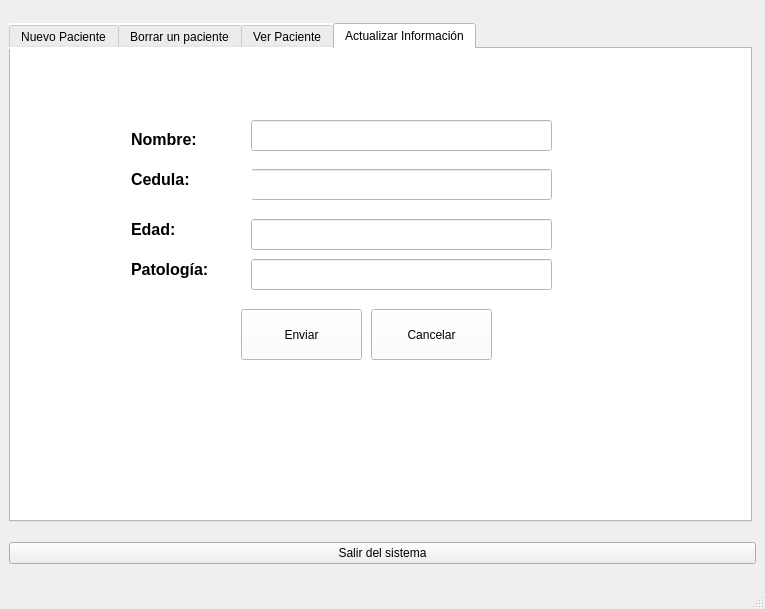
<?xml version="1.0" encoding="UTF-8"?>
<ui version="4.0">
 <class>MainWindow</class>
 <widget class="QMainWindow" name="MainWindow">
  <property name="geometry">
   <rect>
    <x>0</x>
    <y>0</y>
    <width>765</width>
    <height>609</height>
   </rect>
  </property>
  <property name="minimumSize">
   <size>
    <width>765</width>
    <height>609</height>
   </size>
  </property>
  <property name="maximumSize">
   <size>
    <width>765</width>
    <height>609</height>
   </size>
  </property>
  <property name="windowTitle">
   <string>MainWindow</string>
  </property>
  <widget class="QWidget" name="centralwidget">
   <layout class="QVBoxLayout" name="verticalLayout">
    <item>
     <widget class="QTabWidget" name="tabWidget">
      <property name="minimumSize">
       <size>
        <width>743</width>
        <height>499</height>
       </size>
      </property>
      <property name="maximumSize">
       <size>
        <width>743</width>
        <height>499</height>
       </size>
      </property>
      <property name="whatsThis">
       <string>&lt;html&gt;&lt;head/&gt;&lt;body&gt;&lt;p&gt;&lt;br/&gt;&lt;/p&gt;&lt;/body&gt;&lt;/html&gt;</string>
      </property>
      <property name="styleSheet">
       <string notr="true">font: 8pt &quot;MS Shell Dlg 2&quot;;
background-color: rgb(85, 170, 255);
background-color: rgb(0, 170, 255);
background-color: rgb(255, 255, 255);</string>
      </property>
      <property name="currentIndex">
       <number>3</number>
      </property>
      <property name="iconSize">
       <size>
        <width>40</width>
        <height>40</height>
       </size>
      </property>
      <widget class="QWidget" name="nuevoPaciente">
       <attribute name="icon">
        <iconset>
         <normaloff>nuevo.png</normaloff>nuevo.png</iconset>
       </attribute>
       <attribute name="title">
        <string>Nuevo Paciente</string>
       </attribute>
       <widget class="QLabel" name="label">
        <property name="geometry">
         <rect>
          <x>140</x>
          <y>100</y>
          <width>121</width>
          <height>41</height>
         </rect>
        </property>
        <property name="text">
         <string>&lt;html&gt;&lt;head/&gt;&lt;body&gt;&lt;p&gt;&lt;span style=&quot; font-size:12pt; font-weight:600;&quot;&gt;Nombre:&lt;/span&gt;&lt;/p&gt;&lt;/body&gt;&lt;/html&gt;</string>
        </property>
       </widget>
       <widget class="QLabel" name="label_2">
        <property name="geometry">
         <rect>
          <x>140</x>
          <y>140</y>
          <width>121</width>
          <height>41</height>
         </rect>
        </property>
        <property name="text">
         <string>&lt;html&gt;&lt;head/&gt;&lt;body&gt;&lt;p&gt;&lt;span style=&quot; font-size:12pt; font-weight:600;&quot;&gt;Cedula:&lt;/span&gt;&lt;/p&gt;&lt;/body&gt;&lt;/html&gt;</string>
        </property>
       </widget>
       <widget class="QLabel" name="label_3">
        <property name="geometry">
         <rect>
          <x>140</x>
          <y>190</y>
          <width>121</width>
          <height>41</height>
         </rect>
        </property>
        <property name="text">
         <string>&lt;html&gt;&lt;head/&gt;&lt;body&gt;&lt;p&gt;&lt;span style=&quot; font-size:12pt; font-weight:600;&quot;&gt;Edad:&lt;/span&gt;&lt;/p&gt;&lt;/body&gt;&lt;/html&gt;</string>
        </property>
       </widget>
       <widget class="QLabel" name="label_4">
        <property name="geometry">
         <rect>
          <x>140</x>
          <y>230</y>
          <width>121</width>
          <height>41</height>
         </rect>
        </property>
        <property name="text">
         <string>&lt;html&gt;&lt;head/&gt;&lt;body&gt;&lt;p&gt;&lt;span style=&quot; font-size:12pt; font-weight:600;&quot;&gt;Patología:&lt;/span&gt;&lt;/p&gt;&lt;/body&gt;&lt;/html&gt;</string>
        </property>
       </widget>
       <widget class="QLineEdit" name="campoNombre">
        <property name="geometry">
         <rect>
          <x>260</x>
          <y>101</y>
          <width>301</width>
          <height>31</height>
         </rect>
        </property>
       </widget>
       <widget class="QLineEdit" name="campoCC">
        <property name="geometry">
         <rect>
          <x>260</x>
          <y>150</y>
          <width>301</width>
          <height>31</height>
         </rect>
        </property>
       </widget>
       <widget class="QLineEdit" name="campoEdad">
        <property name="geometry">
         <rect>
          <x>260</x>
          <y>200</y>
          <width>301</width>
          <height>31</height>
         </rect>
        </property>
       </widget>
       <widget class="QLineEdit" name="campoPatologia">
        <property name="geometry">
         <rect>
          <x>260</x>
          <y>240</y>
          <width>301</width>
          <height>31</height>
         </rect>
        </property>
       </widget>
       <widget class="QPushButton" name="botonIngresar">
        <property name="geometry">
         <rect>
          <x>240</x>
          <y>330</y>
          <width>121</width>
          <height>51</height>
         </rect>
        </property>
        <property name="styleSheet">
         <string notr="true">font: 10pt &quot;MS Shell Dlg 2&quot;;</string>
        </property>
        <property name="text">
         <string>Enviar</string>
        </property>
        <property name="icon">
         <iconset>
          <normaloff>nuevo.png</normaloff>nuevo.png</iconset>
        </property>
        <property name="iconSize">
         <size>
          <width>40</width>
          <height>40</height>
         </size>
        </property>
       </widget>
       <widget class="QPushButton" name="pushButton_7">
        <property name="geometry">
         <rect>
          <x>370</x>
          <y>330</y>
          <width>141</width>
          <height>51</height>
         </rect>
        </property>
        <property name="styleSheet">
         <string notr="true">font: 10pt &quot;MS Shell Dlg 2&quot;;</string>
        </property>
        <property name="text">
         <string>Cancelar</string>
        </property>
        <property name="icon">
         <iconset>
          <normaloff>limpiar.png</normaloff>limpiar.png</iconset>
        </property>
        <property name="iconSize">
         <size>
          <width>40</width>
          <height>40</height>
         </size>
        </property>
       </widget>
       <widget class="QLabel" name="label_7">
        <property name="geometry">
         <rect>
          <x>140</x>
          <y>100</y>
          <width>121</width>
          <height>41</height>
         </rect>
        </property>
        <property name="text">
         <string>&lt;html&gt;&lt;head/&gt;&lt;body&gt;&lt;p&gt;&lt;span style=&quot; font-size:12pt; font-weight:600;&quot;&gt;Nombre:&lt;/span&gt;&lt;/p&gt;&lt;/body&gt;&lt;/html&gt;</string>
        </property>
       </widget>
      </widget>
      <widget class="QWidget" name="tab_2">
       <attribute name="icon">
        <iconset>
         <normaloff>6861362.png</normaloff>6861362.png</iconset>
       </attribute>
       <attribute name="title">
        <string>Borrar un paciente</string>
       </attribute>
       <widget class="QLabel" name="label_9">
        <property name="geometry">
         <rect>
          <x>180</x>
          <y>170</y>
          <width>121</width>
          <height>41</height>
         </rect>
        </property>
        <property name="text">
         <string>&lt;html&gt;&lt;head/&gt;&lt;body&gt;&lt;p&gt;&lt;span style=&quot; font-size:12pt; font-weight:600;&quot;&gt;Cedula:&lt;/span&gt;&lt;/p&gt;&lt;/body&gt;&lt;/html&gt;</string>
        </property>
       </widget>
       <widget class="QLineEdit" name="campoCCborrar">
        <property name="geometry">
         <rect>
          <x>300</x>
          <y>180</y>
          <width>301</width>
          <height>31</height>
         </rect>
        </property>
       </widget>
       <widget class="QLabel" name="label_10">
        <property name="geometry">
         <rect>
          <x>150</x>
          <y>70</y>
          <width>501</width>
          <height>91</height>
         </rect>
        </property>
        <property name="text">
         <string>&lt;html&gt;&lt;head/&gt;&lt;body&gt;&lt;p&gt;&lt;span style=&quot; font-size:12pt; font-weight:600;&quot;&gt;Parte de borrado de Pacientes&lt;/span&gt;&lt;/p&gt;&lt;p&gt;&lt;span style=&quot; font-size:12pt; font-weight:600;&quot;&gt;por favor brinde la cedula del paciente&lt;/span&gt;&lt;/p&gt;&lt;/body&gt;&lt;/html&gt;</string>
        </property>
       </widget>
       <widget class="QPushButton" name="botonBorrar">
        <property name="geometry">
         <rect>
          <x>250</x>
          <y>320</y>
          <width>121</width>
          <height>51</height>
         </rect>
        </property>
        <property name="styleSheet">
         <string notr="true">font: 10pt &quot;MS Shell Dlg 2&quot;;</string>
        </property>
        <property name="text">
         <string>Borrar</string>
        </property>
        <property name="icon">
         <iconset>
          <normaloff>6861362.png</normaloff>6861362.png</iconset>
        </property>
        <property name="iconSize">
         <size>
          <width>40</width>
          <height>40</height>
         </size>
        </property>
       </widget>
       <widget class="QPushButton" name="pushButton_13">
        <property name="geometry">
         <rect>
          <x>380</x>
          <y>320</y>
          <width>111</width>
          <height>51</height>
         </rect>
        </property>
        <property name="styleSheet">
         <string notr="true">font: 10pt &quot;MS Shell Dlg 2&quot;;</string>
        </property>
        <property name="text">
         <string>Cancelar</string>
        </property>
        <property name="icon">
         <iconset>
          <normaloff>limpiar.png</normaloff>limpiar.png</iconset>
        </property>
        <property name="iconSize">
         <size>
          <width>40</width>
          <height>40</height>
         </size>
        </property>
       </widget>
      </widget>
      <widget class="QWidget" name="tab_3">
       <attribute name="icon">
        <iconset>
         <normaloff>lupa1.png</normaloff>lupa1.png</iconset>
       </attribute>
       <attribute name="title">
        <string>Ver Paciente</string>
       </attribute>
       <widget class="QLineEdit" name="nombreBuscar">
        <property name="geometry">
         <rect>
          <x>200</x>
          <y>340</y>
          <width>451</width>
          <height>31</height>
         </rect>
        </property>
       </widget>
       <widget class="QLabel" name="label_5">
        <property name="geometry">
         <rect>
          <x>70</x>
          <y>330</y>
          <width>121</width>
          <height>41</height>
         </rect>
        </property>
        <property name="text">
         <string>&lt;html&gt;&lt;head/&gt;&lt;body&gt;&lt;p&gt;&lt;span style=&quot; font-size:12pt; font-weight:600;&quot;&gt;Nombre:&lt;/span&gt;&lt;/p&gt;&lt;/body&gt;&lt;/html&gt;</string>
        </property>
       </widget>
       <widget class="QTableWidget" name="tablaPacientes">
        <property name="geometry">
         <rect>
          <x>30</x>
          <y>30</y>
          <width>591</width>
          <height>291</height>
         </rect>
        </property>
        <column>
         <property name="text">
          <string>Nombre</string>
         </property>
        </column>
        <column>
         <property name="text">
          <string>Edad</string>
         </property>
        </column>
        <column>
         <property name="text">
          <string>Nueva columna</string>
         </property>
        </column>
        <column>
         <property name="text">
          <string>Patologia</string>
         </property>
        </column>
       </widget>
       <widget class="QPushButton" name="botonBuscar">
        <property name="geometry">
         <rect>
          <x>300</x>
          <y>380</y>
          <width>141</width>
          <height>51</height>
         </rect>
        </property>
        <property name="minimumSize">
         <size>
          <width>20</width>
          <height>18</height>
         </size>
        </property>
        <property name="styleSheet">
         <string notr="true">font: 10pt &quot;MS Shell Dlg 2&quot;;</string>
        </property>
        <property name="text">
         <string>Buscar</string>
        </property>
        <property name="icon">
         <iconset>
          <normaloff>lupa1.png</normaloff>lupa1.png</iconset>
        </property>
        <property name="iconSize">
         <size>
          <width>40</width>
          <height>40</height>
         </size>
        </property>
       </widget>
       <widget class="QPushButton" name="clickver">
        <property name="geometry">
         <rect>
          <x>630</x>
          <y>110</y>
          <width>93</width>
          <height>28</height>
         </rect>
        </property>
        <property name="text">
         <string>click para ver</string>
        </property>
       </widget>
      </widget>
      <widget class="QWidget" name="actualizarPacinte">
       <attribute name="icon">
        <iconset>
         <normaloff>refex.png</normaloff>refex.png</iconset>
       </attribute>
       <attribute name="title">
        <string>Actualizar Información</string>
       </attribute>
       <widget class="QWidget" name="widget" native="true">
        <property name="geometry">
         <rect>
          <x>60</x>
          <y>50</y>
          <width>611</width>
          <height>271</height>
         </rect>
        </property>
        <widget class="QLabel" name="label_8">
         <property name="geometry">
          <rect>
           <x>60</x>
           <y>150</y>
           <width>121</width>
           <height>41</height>
          </rect>
         </property>
         <property name="text">
          <string>&lt;html&gt;&lt;head/&gt;&lt;body&gt;&lt;p&gt;&lt;span style=&quot; font-size:12pt; font-weight:600;&quot;&gt;Patología:&lt;/span&gt;&lt;/p&gt;&lt;/body&gt;&lt;/html&gt;</string>
         </property>
        </widget>
        <widget class="QLabel" name="label_11">
         <property name="geometry">
          <rect>
           <x>60</x>
           <y>110</y>
           <width>121</width>
           <height>41</height>
          </rect>
         </property>
         <property name="text">
          <string>&lt;html&gt;&lt;head/&gt;&lt;body&gt;&lt;p&gt;&lt;span style=&quot; font-size:12pt; font-weight:600;&quot;&gt;Edad:&lt;/span&gt;&lt;/p&gt;&lt;/body&gt;&lt;/html&gt;</string>
         </property>
        </widget>
        <widget class="QLineEdit" name="edadActualizar">
         <property name="geometry">
          <rect>
           <x>180</x>
           <y>120</y>
           <width>301</width>
           <height>31</height>
          </rect>
         </property>
        </widget>
        <widget class="QLabel" name="label_12">
         <property name="geometry">
          <rect>
           <x>60</x>
           <y>20</y>
           <width>121</width>
           <height>41</height>
          </rect>
         </property>
         <property name="text">
          <string>&lt;html&gt;&lt;head/&gt;&lt;body&gt;&lt;p&gt;&lt;span style=&quot; font-size:12pt; font-weight:600;&quot;&gt;Nombre:&lt;/span&gt;&lt;/p&gt;&lt;/body&gt;&lt;/html&gt;</string>
         </property>
        </widget>
        <widget class="QLineEdit" name="ccActualizar">
         <property name="geometry">
          <rect>
           <x>180</x>
           <y>70</y>
           <width>301</width>
           <height>31</height>
          </rect>
         </property>
        </widget>
        <widget class="QLineEdit" name="patologiaActualizar">
         <property name="geometry">
          <rect>
           <x>180</x>
           <y>160</y>
           <width>301</width>
           <height>31</height>
          </rect>
         </property>
        </widget>
        <widget class="QLineEdit" name="nombreActualizar">
         <property name="geometry">
          <rect>
           <x>180</x>
           <y>21</y>
           <width>301</width>
           <height>31</height>
          </rect>
         </property>
        </widget>
        <widget class="QLabel" name="label_13">
         <property name="geometry">
          <rect>
           <x>60</x>
           <y>60</y>
           <width>121</width>
           <height>41</height>
          </rect>
         </property>
         <property name="text">
          <string>&lt;html&gt;&lt;head/&gt;&lt;body&gt;&lt;p&gt;&lt;span style=&quot; font-size:12pt; font-weight:600;&quot;&gt;Cedula:&lt;/span&gt;&lt;/p&gt;&lt;/body&gt;&lt;/html&gt;</string>
         </property>
        </widget>
        <widget class="QPushButton" name="pushButton_8">
         <property name="geometry">
          <rect>
           <x>300</x>
           <y>210</y>
           <width>121</width>
           <height>51</height>
          </rect>
         </property>
         <property name="styleSheet">
          <string notr="true">font: 10pt &quot;MS Shell Dlg 2&quot;;</string>
         </property>
         <property name="text">
          <string>Cancelar</string>
         </property>
         <property name="icon">
          <iconset>
           <normaloff>limpiar.png</normaloff>limpiar.png</iconset>
         </property>
         <property name="iconSize">
          <size>
           <width>40</width>
           <height>40</height>
          </size>
         </property>
        </widget>
        <widget class="QPushButton" name="enviarActualizar1">
         <property name="geometry">
          <rect>
           <x>170</x>
           <y>210</y>
           <width>121</width>
           <height>51</height>
          </rect>
         </property>
         <property name="styleSheet">
          <string notr="true">font: 10pt &quot;MS Shell Dlg 2&quot;;</string>
         </property>
         <property name="text">
          <string>Enviar</string>
         </property>
         <property name="icon">
          <iconset>
           <normaloff>nuevo.png</normaloff>nuevo.png</iconset>
         </property>
         <property name="iconSize">
          <size>
           <width>40</width>
           <height>40</height>
          </size>
         </property>
        </widget>
       </widget>
      </widget>
     </widget>
    </item>
    <item>
     <widget class="QPushButton" name="botonSalirSis">
      <property name="styleSheet">
       <string notr="true">font: 10pt &quot;MS Shell Dlg 2&quot;;</string>
      </property>
      <property name="text">
       <string>Salir del sistema</string>
      </property>
     </widget>
    </item>
   </layout>
  </widget>
  <widget class="QMenuBar" name="menubar">
   <property name="geometry">
    <rect>
     <x>0</x>
     <y>0</y>
     <width>765</width>
     <height>26</height>
    </rect>
   </property>
  </widget>
  <widget class="QStatusBar" name="statusbar"/>
 </widget>
 <tabstops>
  <tabstop>campoCC</tabstop>
  <tabstop>campoEdad</tabstop>
  <tabstop>campoPatologia</tabstop>
  <tabstop>botonIngresar</tabstop>
  <tabstop>pushButton_7</tabstop>
  <tabstop>campoNombre</tabstop>
 </tabstops>
 <resources/>
 <connections>
  <connection>
   <sender>pushButton_7</sender>
   <signal>clicked()</signal>
   <receiver>campoPatologia</receiver>
   <slot>clear()</slot>
   <hints>
    <hint type="sourcelabel">
     <x>431</x>
     <y>416</y>
    </hint>
    <hint type="destinationlabel">
     <x>432</x>
     <y>327</y>
    </hint>
   </hints>
  </connection>
  <connection>
   <sender>pushButton_7</sender>
   <signal>clicked()</signal>
   <receiver>campoEdad</receiver>
   <slot>clear()</slot>
   <hints>
    <hint type="sourcelabel">
     <x>468</x>
     <y>420</y>
    </hint>
    <hint type="destinationlabel">
     <x>478</x>
     <y>316</y>
    </hint>
   </hints>
  </connection>
  <connection>
   <sender>pushButton_13</sender>
   <signal>clicked()</signal>
   <receiver>campoCCborrar</receiver>
   <slot>clear()</slot>
   <hints>
    <hint type="sourcelabel">
     <x>483</x>
     <y>456</y>
    </hint>
    <hint type="destinationlabel">
     <x>452</x>
     <y>272</y>
    </hint>
   </hints>
  </connection>
  <connection>
   <sender>pushButton_8</sender>
   <signal>clicked()</signal>
   <receiver>patologiaActualizar</receiver>
   <slot>clear()</slot>
   <hints>
    <hint type="sourcelabel">
     <x>384</x>
     <y>396</y>
    </hint>
    <hint type="destinationlabel">
     <x>373</x>
     <y>302</y>
    </hint>
   </hints>
  </connection>
  <connection>
   <sender>pushButton_8</sender>
   <signal>clicked()</signal>
   <receiver>edadActualizar</receiver>
   <slot>clear()</slot>
   <hints>
    <hint type="sourcelabel">
     <x>441</x>
     <y>396</y>
    </hint>
    <hint type="destinationlabel">
     <x>418</x>
     <y>286</y>
    </hint>
   </hints>
  </connection>
  <connection>
   <sender>pushButton_8</sender>
   <signal>clicked()</signal>
   <receiver>ccActualizar</receiver>
   <slot>clear()</slot>
   <hints>
    <hint type="sourcelabel">
     <x>436</x>
     <y>396</y>
    </hint>
    <hint type="destinationlabel">
     <x>434</x>
     <y>207</y>
    </hint>
   </hints>
  </connection>
  <connection>
   <sender>pushButton_8</sender>
   <signal>clicked()</signal>
   <receiver>nombreActualizar</receiver>
   <slot>clear()</slot>
   <hints>
    <hint type="sourcelabel">
     <x>465</x>
     <y>396</y>
    </hint>
    <hint type="destinationlabel">
     <x>459</x>
     <y>158</y>
    </hint>
   </hints>
  </connection>
  <connection>
   <sender>pushButton_7</sender>
   <signal>clicked()</signal>
   <receiver>campoCC</receiver>
   <slot>clear()</slot>
   <hints>
    <hint type="sourcelabel">
     <x>499</x>
     <y>427</y>
    </hint>
    <hint type="destinationlabel">
     <x>508</x>
     <y>262</y>
    </hint>
   </hints>
  </connection>
  <connection>
   <sender>pushButton_7</sender>
   <signal>clicked()</signal>
   <receiver>campoNombre</receiver>
   <slot>clear()</slot>
   <hints>
    <hint type="sourcelabel">
     <x>409</x>
     <y>424</y>
    </hint>
    <hint type="destinationlabel">
     <x>412</x>
     <y>213</y>
    </hint>
   </hints>
  </connection>
 </connections>
</ui>
